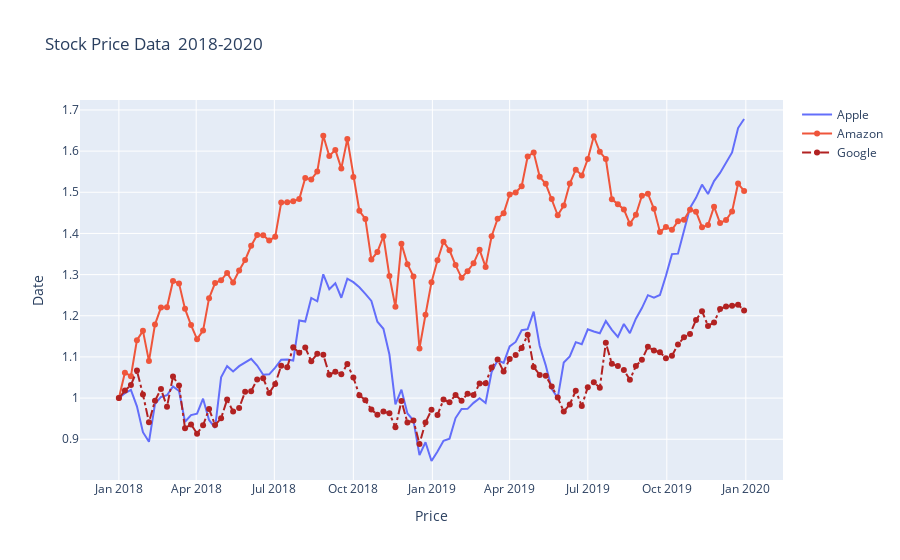

Here is the notebook cell this chart was saved with:
### Code cell
fig = go.Figure()
fig.add_trace(go.Scatter(x=df_stocks.date, y=df_stocks.AAPL, mode='lines', name='Apple'))
fig.add_trace(go.Scatter(x=df_stocks.date, y=df_stocks.AMZN, mode='lines+markers', name='Amazon'))
fig.add_trace(go.Scatter(x=df_stocks.date, y=df_stocks.GOOG, mode='lines+markers', name='Google', line=dict(color='firebrick', dash='dashdot')))
fig.update_layout(title='Stock Price Data  2018-2020', xaxis_title='Price', yaxis_title='Date')
